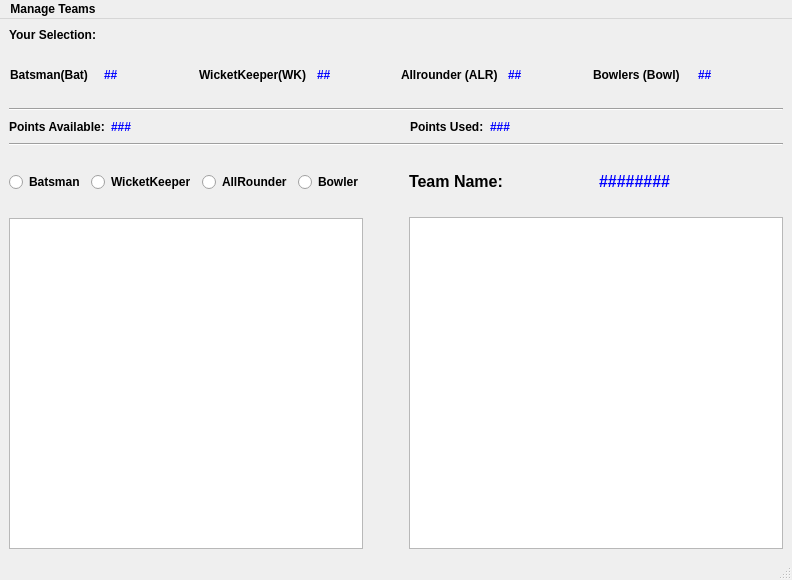
<?xml version="1.0" encoding="UTF-8"?>
<ui version="4.0">
 <class>MainWindow</class>
 <widget class="QMainWindow" name="MainWindow">
  <property name="geometry">
   <rect>
    <x>0</x>
    <y>0</y>
    <width>792</width>
    <height>580</height>
   </rect>
  </property>
  <property name="font">
   <font>
    <pointsize>9</pointsize>
    <weight>75</weight>
    <bold>true</bold>
   </font>
  </property>
  <property name="windowTitle">
   <string>MainWindow</string>
  </property>
  <widget class="QWidget" name="centralwidget">
   <layout class="QGridLayout" name="gridLayout_2">
    <item row="4" column="0">
     <layout class="QHBoxLayout" name="Team">
      <item>
       <layout class="QGridLayout" name="gridLayout">
        <item row="0" column="0">
         <layout class="QGridLayout" name="gridLayout_3">
          <property name="sizeConstraint">
           <enum>QLayout::SetMaximumSize</enum>
          </property>
          <property name="leftMargin">
           <number>0</number>
          </property>
          <property name="topMargin">
           <number>20</number>
          </property>
          <property name="bottomMargin">
           <number>20</number>
          </property>
          <item row="0" column="0">
           <widget class="QRadioButton" name="Batsman">
            <property name="font">
             <font>
              <pointsize>9</pointsize>
              <weight>75</weight>
              <bold>true</bold>
             </font>
            </property>
            <property name="tabletTracking">
             <bool>false</bool>
            </property>
            <property name="acceptDrops">
             <bool>false</bool>
            </property>
            <property name="toolTipDuration">
             <number>20</number>
            </property>
            <property name="styleSheet">
             <string notr="true">Batmans</string>
            </property>
            <property name="text">
             <string>Batsman</string>
            </property>
           </widget>
          </item>
          <item row="0" column="1">
           <widget class="QRadioButton" name="Wicketkeeper">
            <property name="font">
             <font>
              <pointsize>9</pointsize>
              <weight>75</weight>
              <bold>true</bold>
             </font>
            </property>
            <property name="text">
             <string>WicketKeeper</string>
            </property>
           </widget>
          </item>
          <item row="0" column="2">
           <widget class="QRadioButton" name="Allrounder">
            <property name="font">
             <font>
              <pointsize>9</pointsize>
              <weight>75</weight>
              <bold>true</bold>
             </font>
            </property>
            <property name="text">
             <string>AllRounder</string>
            </property>
            <property name="checked">
             <bool>false</bool>
            </property>
           </widget>
          </item>
          <item row="0" column="3">
           <widget class="QRadioButton" name="Bowler">
            <property name="font">
             <font>
              <pointsize>9</pointsize>
              <weight>75</weight>
              <bold>true</bold>
             </font>
            </property>
            <property name="text">
             <string>Bowler</string>
            </property>
           </widget>
          </item>
         </layout>
        </item>
        <item row="1" column="0">
         <widget class="QListWidget" name="listWidget_2"/>
        </item>
        <item row="1" column="1">
         <spacer name="horizontalSpacer">
          <property name="orientation">
           <enum>Qt::Horizontal</enum>
          </property>
          <property name="sizeHint" stdset="0">
           <size>
            <width>40</width>
            <height>20</height>
           </size>
          </property>
         </spacer>
        </item>
       </layout>
      </item>
      <item>
       <layout class="QVBoxLayout" name="verticalLayout_4">
        <item>
         <layout class="QHBoxLayout" name="horizontalLayout_4">
          <property name="topMargin">
           <number>20</number>
          </property>
          <property name="bottomMargin">
           <number>20</number>
          </property>
          <item>
           <widget class="QLabel" name="label_3">
            <property name="font">
             <font>
              <pointsize>12</pointsize>
              <weight>75</weight>
              <bold>true</bold>
             </font>
            </property>
            <property name="text">
             <string>Team Name:</string>
            </property>
           </widget>
          </item>
          <item>
           <widget class="QLabel" name="TeamName">
            <property name="font">
             <font>
              <pointsize>12</pointsize>
              <weight>75</weight>
              <bold>true</bold>
             </font>
            </property>
            <property name="styleSheet">
             <string notr="true">color: rgb(0, 0, 255);</string>
            </property>
            <property name="text">
             <string>########</string>
            </property>
           </widget>
          </item>
         </layout>
        </item>
        <item>
         <widget class="QListWidget" name="listWidget"/>
        </item>
       </layout>
      </item>
     </layout>
    </item>
    <item row="2" column="0">
     <layout class="QHBoxLayout" name="horizontalLayout_2">
      <item>
       <widget class="QLabel" name="label_2">
        <property name="text">
         <string>Points Available:</string>
        </property>
       </widget>
      </item>
      <item>
       <widget class="QLabel" name="PointsAvailable">
        <property name="styleSheet">
         <string notr="true">color: rgb(0, 0, 255);</string>
        </property>
        <property name="text">
         <string>###</string>
        </property>
       </widget>
      </item>
      <item>
       <spacer name="horizontalSpacer_2">
        <property name="orientation">
         <enum>Qt::Horizontal</enum>
        </property>
        <property name="sizeHint" stdset="0">
         <size>
          <width>40</width>
          <height>20</height>
         </size>
        </property>
       </spacer>
      </item>
      <item>
       <widget class="QLabel" name="label_5">
        <property name="text">
         <string>Points Used:</string>
        </property>
       </widget>
      </item>
      <item>
       <widget class="QLabel" name="PointCount">
        <property name="font">
         <font>
          <pointsize>9</pointsize>
          <weight>75</weight>
          <bold>true</bold>
         </font>
        </property>
        <property name="styleSheet">
         <string notr="true">color: rgb(0, 0, 255);</string>
        </property>
        <property name="text">
         <string>###</string>
        </property>
       </widget>
      </item>
      <item>
       <spacer name="horizontalSpacer_3">
        <property name="orientation">
         <enum>Qt::Horizontal</enum>
        </property>
        <property name="sizeHint" stdset="0">
         <size>
          <width>40</width>
          <height>20</height>
         </size>
        </property>
       </spacer>
      </item>
     </layout>
    </item>
    <item row="0" column="0">
     <layout class="QVBoxLayout" name="verticalLayout_5">
      <item>
       <widget class="QLabel" name="label_4">
        <property name="font">
         <font>
          <pointsize>9</pointsize>
          <weight>75</weight>
          <bold>true</bold>
         </font>
        </property>
        <property name="text">
         <string>Your Selection:</string>
        </property>
       </widget>
      </item>
      <item>
       <layout class="QHBoxLayout" name="horizontalLayout" stretch="0,0,0,0,0,0,0,0">
        <property name="spacing">
         <number>0</number>
        </property>
        <property name="sizeConstraint">
         <enum>QLayout::SetNoConstraint</enum>
        </property>
        <property name="topMargin">
         <number>20</number>
        </property>
        <property name="bottomMargin">
         <number>20</number>
        </property>
        <item>
         <widget class="QLabel" name="bt">
          <property name="font">
           <font>
            <pointsize>9</pointsize>
            <weight>75</weight>
            <bold>true</bold>
           </font>
          </property>
          <property name="text">
           <string>Batsman(Bat)</string>
          </property>
          <property name="margin">
           <number>12</number>
          </property>
          <property name="indent">
           <number>1</number>
          </property>
         </widget>
        </item>
        <item>
         <widget class="QLabel" name="Batcount">
          <property name="font">
           <font>
            <pointsize>9</pointsize>
            <weight>75</weight>
            <bold>true</bold>
           </font>
          </property>
          <property name="styleSheet">
           <string notr="true">color: rgb(0, 0, 255);</string>
          </property>
          <property name="text">
           <string>##</string>
          </property>
         </widget>
        </item>
        <item>
         <widget class="QLabel" name="wk">
          <property name="font">
           <font>
            <pointsize>9</pointsize>
            <weight>75</weight>
            <bold>true</bold>
           </font>
          </property>
          <property name="text">
           <string>WicketKeeper(WK)</string>
          </property>
         </widget>
        </item>
        <item>
         <widget class="QLabel" name="Wkcount">
          <property name="font">
           <font>
            <pointsize>9</pointsize>
            <weight>75</weight>
            <bold>true</bold>
           </font>
          </property>
          <property name="styleSheet">
           <string notr="true">color: rgb(0, 0, 255);</string>
          </property>
          <property name="text">
           <string>##</string>
          </property>
          <property name="indent">
           <number>10</number>
          </property>
         </widget>
        </item>
        <item>
         <widget class="QLabel" name="ar">
          <property name="font">
           <font>
            <pointsize>9</pointsize>
            <weight>75</weight>
            <bold>true</bold>
           </font>
          </property>
          <property name="text">
           <string>Allrounder (ALR)</string>
          </property>
         </widget>
        </item>
        <item>
         <widget class="QLabel" name="Alrcount">
          <property name="font">
           <font>
            <pointsize>9</pointsize>
            <weight>75</weight>
            <bold>true</bold>
           </font>
          </property>
          <property name="styleSheet">
           <string notr="true">color: rgb(0, 0, 255);</string>
          </property>
          <property name="text">
           <string>##</string>
          </property>
          <property name="indent">
           <number>10</number>
          </property>
         </widget>
        </item>
        <item>
         <widget class="QLabel" name="bow">
          <property name="font">
           <font>
            <pointsize>9</pointsize>
            <weight>75</weight>
            <bold>true</bold>
           </font>
          </property>
          <property name="text">
           <string>Bowlers (Bowl)</string>
          </property>
         </widget>
        </item>
        <item>
         <widget class="QLabel" name="Bowlcount">
          <property name="font">
           <font>
            <pointsize>9</pointsize>
            <weight>75</weight>
            <bold>true</bold>
           </font>
          </property>
          <property name="styleSheet">
           <string notr="true">color: rgb(0, 0, 255);</string>
          </property>
          <property name="text">
           <string>##</string>
          </property>
          <property name="indent">
           <number>10</number>
          </property>
         </widget>
        </item>
       </layout>
      </item>
     </layout>
    </item>
    <item row="1" column="0">
     <widget class="Line" name="line">
      <property name="orientation">
       <enum>Qt::Horizontal</enum>
      </property>
     </widget>
    </item>
    <item row="3" column="0">
     <widget class="Line" name="line_2">
      <property name="orientation">
       <enum>Qt::Horizontal</enum>
      </property>
     </widget>
    </item>
   </layout>
  </widget>
  <widget class="QMenuBar" name="menubar">
   <property name="geometry">
    <rect>
     <x>0</x>
     <y>0</y>
     <width>792</width>
     <height>21</height>
    </rect>
   </property>
   <widget class="QMenu" name="menuManage_Teams">
    <property name="title">
     <string>Manage Teams</string>
    </property>
    <addaction name="actionNew_Team"/>
    <addaction name="actionOpen_Team"/>
    <addaction name="actionSave_Team"/>
    <addaction name="actionEvaluate_Team"/>
    <addaction name="actionQuit"/>
   </widget>
   <addaction name="menuManage_Teams"/>
  </widget>
  <widget class="QStatusBar" name="statusbar"/>
  <action name="actionNew_Team">
   <property name="text">
    <string>New Team</string>
   </property>
   <property name="shortcut">
    <string>Ctrl+N</string>
   </property>
  </action>
  <action name="actionOpen_Team">
   <property name="text">
    <string>Open Team</string>
   </property>
   <property name="shortcut">
    <string>Ctrl+O</string>
   </property>
  </action>
  <action name="actionSave_Team">
   <property name="text">
    <string>Save Team</string>
   </property>
   <property name="shortcut">
    <string>Ctrl+S</string>
   </property>
  </action>
  <action name="actionEvaluate_Team">
   <property name="text">
    <string>Evaluate Team</string>
   </property>
   <property name="shortcut">
    <string>Ctrl+E</string>
   </property>
  </action>
  <action name="actionQuit">
   <property name="text">
    <string>Quit</string>
   </property>
   <property name="shortcut">
    <string>Esc</string>
   </property>
  </action>
 </widget>
 <resources/>
 <connections/>
</ui>
